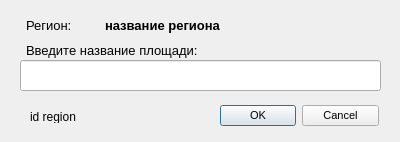
<?xml version="1.0" encoding="UTF-8"?>
<ui version="4.0">
 <class>add_area</class>
 <widget class="QWidget" name="add_area">
  <property name="geometry">
   <rect>
    <x>0</x>
    <y>0</y>
    <width>400</width>
    <height>142</height>
   </rect>
  </property>
  <property name="windowTitle">
   <string>Добавить площадь</string>
  </property>
  <widget class="QLineEdit" name="lineEdit">
   <property name="geometry">
    <rect>
     <x>20</x>
     <y>60</y>
     <width>361</width>
     <height>31</height>
    </rect>
   </property>
   <property name="font">
    <font>
     <pointsize>10</pointsize>
    </font>
   </property>
  </widget>
  <widget class="QLabel" name="label">
   <property name="geometry">
    <rect>
     <x>26</x>
     <y>40</y>
     <width>351</width>
     <height>20</height>
    </rect>
   </property>
   <property name="font">
    <font>
     <pointsize>10</pointsize>
    </font>
   </property>
   <property name="text">
    <string>Введите название площади:</string>
   </property>
  </widget>
  <widget class="QDialogButtonBox" name="buttonBox">
   <property name="geometry">
    <rect>
     <x>220</x>
     <y>100</y>
     <width>159</width>
     <height>31</height>
    </rect>
   </property>
   <property name="font">
    <font>
     <pointsize>8</pointsize>
    </font>
   </property>
   <property name="standardButtons">
    <set>QDialogButtonBox::Cancel|QDialogButtonBox::Ok</set>
   </property>
  </widget>
  <widget class="QLabel" name="label_3">
   <property name="geometry">
    <rect>
     <x>26</x>
     <y>15</y>
     <width>60</width>
     <height>20</height>
    </rect>
   </property>
   <property name="font">
    <font>
     <pointsize>10</pointsize>
    </font>
   </property>
   <property name="text">
    <string>Регион:</string>
   </property>
  </widget>
  <widget class="QLabel" name="label_region">
   <property name="geometry">
    <rect>
     <x>105</x>
     <y>15</y>
     <width>271</width>
     <height>20</height>
    </rect>
   </property>
   <property name="font">
    <font>
     <pointsize>10</pointsize>
     <weight>75</weight>
     <bold>true</bold>
    </font>
   </property>
   <property name="text">
    <string>название региона</string>
   </property>
  </widget>
  <widget class="QLabel" name="id_region">
   <property name="geometry">
    <rect>
     <x>30</x>
     <y>110</y>
     <width>47</width>
     <height>13</height>
    </rect>
   </property>
   <property name="text">
    <string>id region</string>
   </property>
  </widget>
 </widget>
 <resources/>
 <connections/>
</ui>
